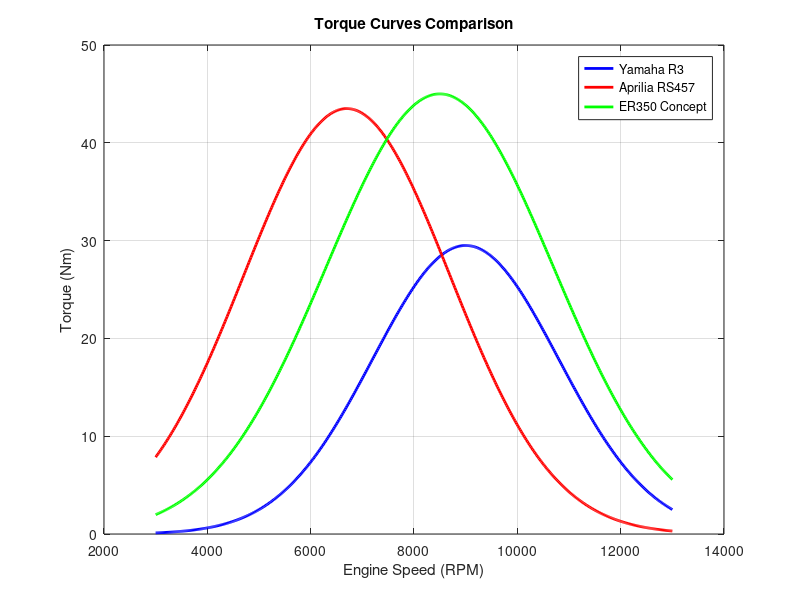
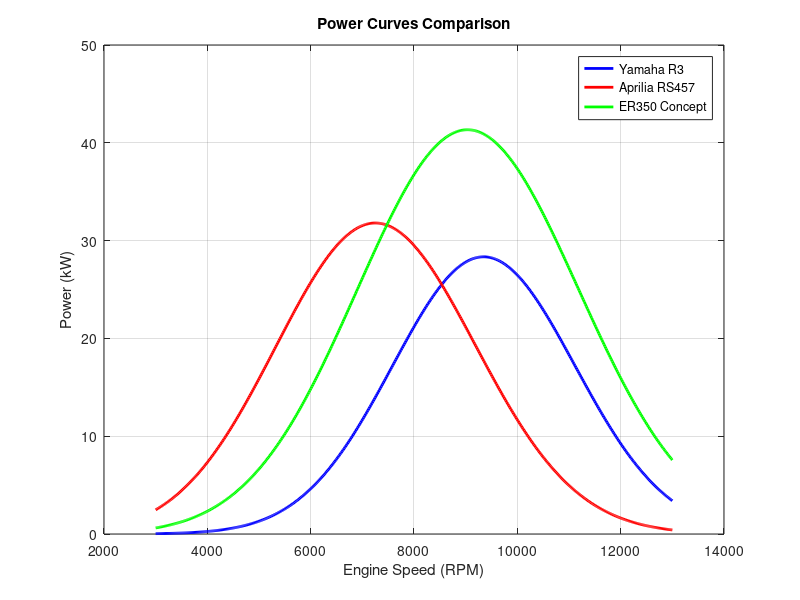

Here is the MATLAB script that generated these plots, in order:
clc; clear; close all;

% Define RPM range
rpm = linspace(3000, 13000, 500);
omega = rpm * 2 * pi / 60; % rad/s

%% Yamaha R3 (spec sheet accurate)
Ppeak_R3 = 31.0;        % kW (42 hp)
rpm_peakP_R3 = 10750;
Tpeak_R3 = 29.5;        % Nm
rpm_peakT_R3 = 9000;

sigma_R3 = 1800;
Torque_R3 = Tpeak_R3 * exp(-0.5*((rpm - rpm_peakT_R3)/sigma_R3).^2);
Power_R3 = Torque_R3 .* omega / 1000;

%% Aprilia RS457 (spec sheet accurate)
Ppeak_RS = 35.0;        % kW (47 hp)
rpm_peakP_RS = 9400;
Tpeak_RS = 43.5;        % Nm
rpm_peakT_RS = 6700;

sigma_RS = 2000;
Torque_RS = Tpeak_RS * exp(-0.5*((rpm - rpm_peakT_RS)/sigma_RS).^2);
Power_RS = Torque_RS .* omega / 1000;

%% Engine Republic 350 (max tuned concept)
Ppeak_ER = 52.0;        % kW (70 hp)
rpm_peakP_ER = 11000;
Tpeak_ER = 45.0;        % Nm
rpm_peakT_ER = 8500;

sigma_ER = 2200;
Torque_ER = Tpeak_ER * exp(-0.5*((rpm - rpm_peakT_ER)/sigma_ER).^2);
Power_ER = Torque_ER .* omega / 1000;

%% Plot Torque Curves
figure;
plot(rpm, Torque_R3, 'b-', 'LineWidth', 2); hold on;
plot(rpm, Torque_RS, 'r-', 'LineWidth', 2);
plot(rpm, Torque_ER, 'g-', 'LineWidth', 2);
xlabel('Engine Speed (RPM)');
ylabel('Torque (Nm)');
title('Torque Curves Comparison');
legend('Yamaha R3', 'Aprilia RS457', 'ER350 Concept');
grid on;

%% Plot Power Curves
figure;
plot(rpm, Power_R3, 'b-', 'LineWidth', 2); hold on;
plot(rpm, Power_RS, 'r-', 'LineWidth', 2);
plot(rpm, Power_ER, 'g-', 'LineWidth', 2);
xlabel('Engine Speed (RPM)');
ylabel('Power (kW)');
title('Power Curves Comparison');
legend('Yamaha R3', 'Aprilia RS457', 'ER350 Concept');
grid on;
